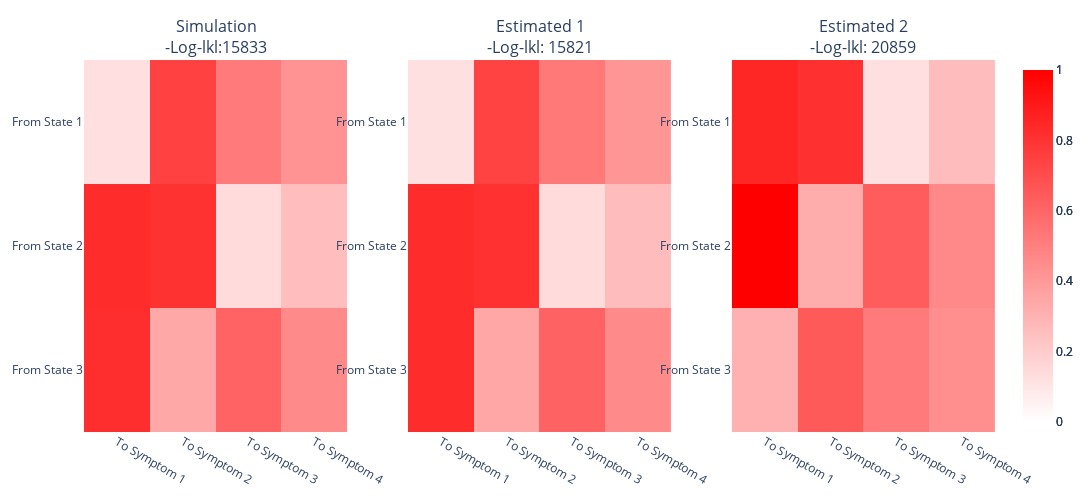

The notebook cell this image was saved under:
### Markdown cell above
### Bernoulli Emissions

### Code cell
LTA.compare_bernoulli_heatmaps(est_output)

### Figure 1 — Plotly figure (JSON) as saved in the notebook; plotly's stock layout.template omitted (floating-point values rounded to 4 significant figures)
{"data": [{"colorscale": [[0, "white"], [1, "red"]], "transpose": true, "type": "heatmap", "x": ["To Symptom 1", "To Symptom 2", "To Symptom 3", "To Symptom 4"], "xaxis": "x", "y": ["From State 3", "From State 2", "From State 1"], "yaxis": "y", "z": [[0.821, 0.8288, 0.1245], [0.3415, 0.8049, 0.7459], [0.6106, 0.1397, 0.5173], [0.4585, 0.2607, 0.4242]], "zmax": 1, "zmin": 0}, {"colorscale": [[0, "white"], [1, "red"]], "transpose": true, "type": "heatmap", "x": ["To Symptom 1", "To Symptom 2", "To Symptom 3", "To Symptom 4"], "xaxis": "x2", "y": ["From State 3", "From State 2", "From State 1"], "yaxis": "y2", "z": [[0.8255, 0.8271, 0.1232], [0.344, 0.8073, 0.7417], [0.6173, 0.1403, 0.5246], [0.4594, 0.2622, 0.4131]], "zmax": 1, "zmin": 0}, {"colorscale": [[0, "white"], [1, "red"]], "transpose": true, "type": "heatmap", "x": ["To Symptom 1", "To Symptom 2", "To Symptom 3", "To Symptom 4"], "xaxis": "x3", "y": ["From State 3", "From State 2", "From State 1"], "yaxis": "y3", "z": [[0.3094, 1.0, 0.8506], [0.6472, 0.3274, 0.8106], [0.5209, 0.6351, 0.1267], [0.4393, 0.4614, 0.2611]], "zmax": 1, "zmin": 0}], "layout": {"annotations": [{"font": {"size": 16}, "showarrow": false, "text": "Simulation<br>-Log-lkl:15833", "x": 0.1444, "xanchor": "center", "xref": "paper", "y": 1, "yanchor": "bottom", "yref": "paper"}, {"font": {"size": 16}, "showarrow": false, "text": "Estimated 1<br>-Log-lkl: 15821", "x": 0.5, "xanchor": "center", "xref": "paper", "y": 1, "yanchor": "bottom", "yref": "paper"}, {"font": {"size": 16}, "showarrow": false, "text": "Estimated 2<br>-Log-lkl: 20859", "x": 0.8556, "xanchor": "center", "xref": "paper", "y": 1, "yanchor": "bottom", "yref": "paper"}], "height": 500, "margin": {"b": 50, "l": 50, "r": 50, "t": 60}, "width": 2100, "xaxis": {"anchor": "y", "domain": [0, 0.2889]}, "xaxis2": {"anchor": "y2", "domain": [0.3556, 0.6444]}, "xaxis3": {"anchor": "y3", "domain": [0.7111, 1]}, "yaxis": {"anchor": "x", "domain": [0, 1]}, "yaxis2": {"anchor": "x2", "domain": [0, 1]}, "yaxis3": {"anchor": "x3", "domain": [0, 1]}}}
